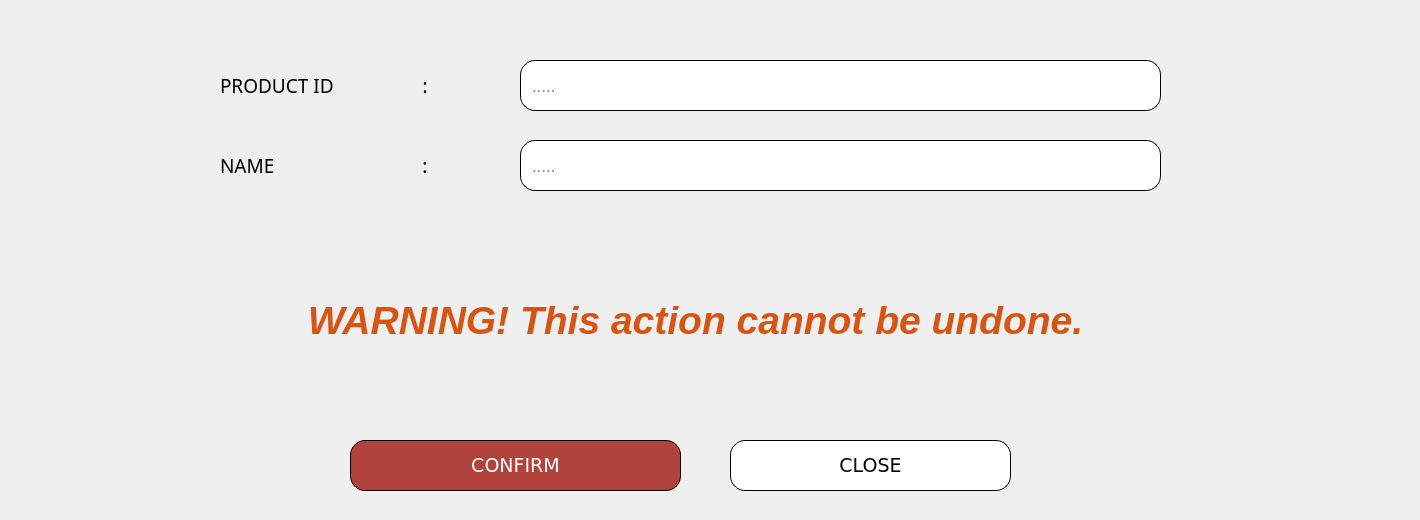
       <widget class="QWidget" name="DELETE_OTHER">
        <widget class="QFrame" name="frame_deletegutter_6">
         <property name="geometry">
          <rect>
           <x>-10</x>
           <y>30</y>
           <width>1411</width>
           <height>391</height>
          </rect>
         </property>
         <property name="styleSheet">
          <string notr="true">    background-color: transparent;
</string>
         </property>
         <property name="frameShape">
          <enum>QFrame::StyledPanel</enum>
         </property>
         <property name="frameShadow">
          <enum>QFrame::Raised</enum>
         </property>
         <widget class="QLabel" name="label_314">
          <property name="geometry">
           <rect>
            <x>230</x>
            <y>20</y>
            <width>321</width>
            <height>71</height>
           </rect>
          </property>
          <property name="font">
           <font>
            <family>Poppins Medium</family>
            <pointsize>14</pointsize>
            <weight>50</weight>
            <bold>false</bold>
           </font>
          </property>
          <property name="styleSheet">
           <string notr="true">    background-color: transparent;
</string>
          </property>
          <property name="text">
           <string>PRODUCT ID                  :</string>
          </property>
         </widget>
         <widget class="QLineEdit" name="lineEdit_DeleteOTHER_prodID">
          <property name="geometry">
           <rect>
            <x>530</x>
            <y>30</y>
            <width>641</width>
            <height>51</height>
           </rect>
          </property>
          <property name="font">
           <font>
            <pointsize>13</pointsize>
           </font>
          </property>
          <property name="styleSheet">
           <string notr="true">    background-color: #ffffff;
    color: black;
    border-radius: 15px;
border: 1px solid #000000; 
    padding: 9px;
</string>
          </property>
          <property name="placeholderText">
           <string>.....</string>
          </property>
         </widget>
         <widget class="QLabel" name="label_315">
          <property name="geometry">
           <rect>
            <x>230</x>
            <y>110</y>
            <width>311</width>
            <height>51</height>
           </rect>
          </property>
          <property name="font">
           <font>
            <family>Poppins Medium</family>
            <pointsize>14</pointsize>
            <weight>50</weight>
            <bold>false</bold>
           </font>
          </property>
          <property name="styleSheet">
           <string notr="true">    background-color: transparent;
</string>
          </property>
          <property name="text">
           <string>NAME                              :</string>
          </property>
         </widget>
         <widget class="QLineEdit" name="lineEdit_36">
          <property name="geometry">
           <rect>
            <x>1030</x>
            <y>460</y>
            <width>371</width>
            <height>51</height>
           </rect>
          </property>
          <property name="styleSheet">
           <string notr="true">    background-color: #ffffff;
    color: black;
    border-radius: 15px;
border: 1px solid #000000; 
    padding: 9px;
font-family: &quot;Verdana&quot;, sans-serif; 
text-align: center;</string>
          </property>
          <property name="placeholderText">
           <string>.....</string>
          </property>
         </widget>
         <widget class="QLineEdit" name="lineEdit_DeleteOTHER_Name">
          <property name="geometry">
           <rect>
            <x>530</x>
            <y>110</y>
            <width>641</width>
            <height>51</height>
           </rect>
          </property>
          <property name="font">
           <font>
            <pointsize>13</pointsize>
           </font>
          </property>
          <property name="styleSheet">
           <string notr="true">    background-color: #ffffff;
    color: black;
    border-radius: 15px;
border: 1px solid #000000; 
    padding: 9px;
</string>
          </property>
          <property name="placeholderText">
           <string>.....</string>
          </property>
         </widget>
         <widget class="QLabel" name="label_316">
          <property name="geometry">
           <rect>
            <x>0</x>
            <y>185</y>
            <width>1411</width>
            <height>211</height>
           </rect>
          </property>
          <property name="font">
           <font>
            <family>Arial</family>
            <pointsize>29</pointsize>
            <weight>75</weight>
            <italic>true</italic>
            <bold>true</bold>
           </font>
          </property>
          <property name="styleSheet">
           <string notr="true">    background-color: transparent;
color: #d75413;
</string>
          </property>
          <property name="text">
           <string>WARNING! This action cannot be undone.</string>
          </property>
          <property name="alignment">
           <set>Qt::AlignCenter</set>
          </property>
         </widget>
        </widget>
        <widget class="QFrame" name="frame_54">
         <property name="geometry">
          <rect>
           <x>-10</x>
           <y>420</y>
           <width>1331</width>
           <height>91</height>
          </rect>
         </property>
         <property name="styleSheet">
          <string notr="true">    background-color: transparent;
</string>
         </property>
         <property name="frameShape">
          <enum>QFrame::StyledPanel</enum>
         </property>
         <property name="frameShadow">
          <enum>QFrame::Raised</enum>
         </property>
         <widget class="QPushButton" name="pushButton_Confirm_OTHERdelete">
          <property name="geometry">
           <rect>
            <x>360</x>
            <y>20</y>
            <width>331</width>
            <height>51</height>
           </rect>
          </property>
          <property name="font">
           <font>
            <family>Verdana</family>
            <pointsize>14</pointsize>
           </font>
          </property>
          <property name="styleSheet">
           <string notr="true">    background-color: #b2423c;
    color: white;
    border-radius: 15px;
border: 1px solid #000000; 
    padding: 9px;
font-family: &quot;Verdana&quot;, sans-serif; 
text-align: center;</string>
          </property>
          <property name="text">
           <string>CONFIRM</string>
          </property>
         </widget>
         <widget class="QPushButton" name="pushButton_Close_OTHERdelete">
          <property name="geometry">
           <rect>
            <x>740</x>
            <y>20</y>
            <width>281</width>
            <height>51</height>
           </rect>
          </property>
          <property name="font">
           <font>
            <family>Verdana</family>
            <pointsize>14</pointsize>
           </font>
          </property>
          <property name="styleSheet">
           <string notr="true">
/* Default Inactive Button */
QPushButton {
    background-color: #ffffff;
    color: black;
    border-radius: 15px;
border: 1px solid #000000; 
    padding: 9px;
font-family: &quot;Verdana&quot;, sans-serif; 
text-align: center;
}

/* Hover Effect on Inactive Buttons */
QPushButton:hover {
    background-color: #a6a6a6;
    color: white;
}

/* Active Button (Current Page) */
QPushButton#activeButton {
    background-color: #a6a6a6;
    color: white;
}
</string>
          </property>
          <property name="text">
           <string>CLOSE</string>
          </property>
         </widget>
        </widget>
       </widget>
